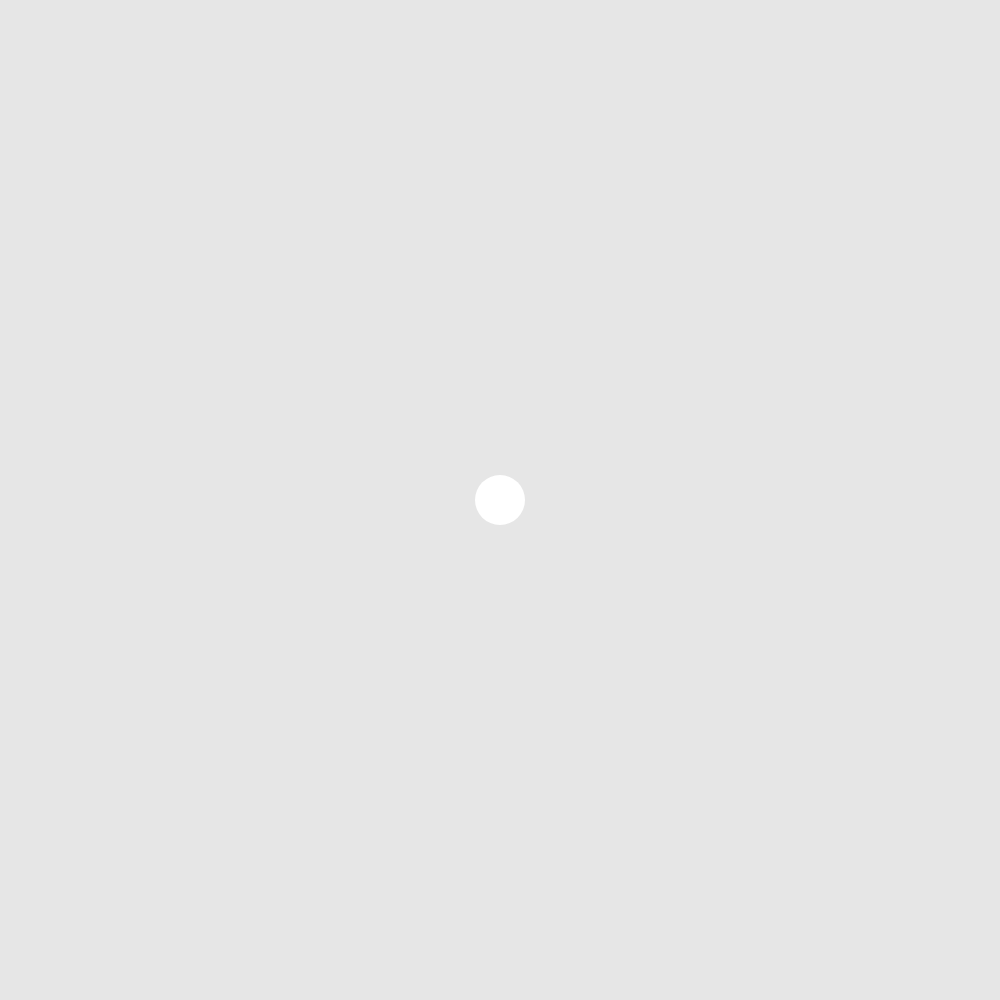
Frame 1 (no input)
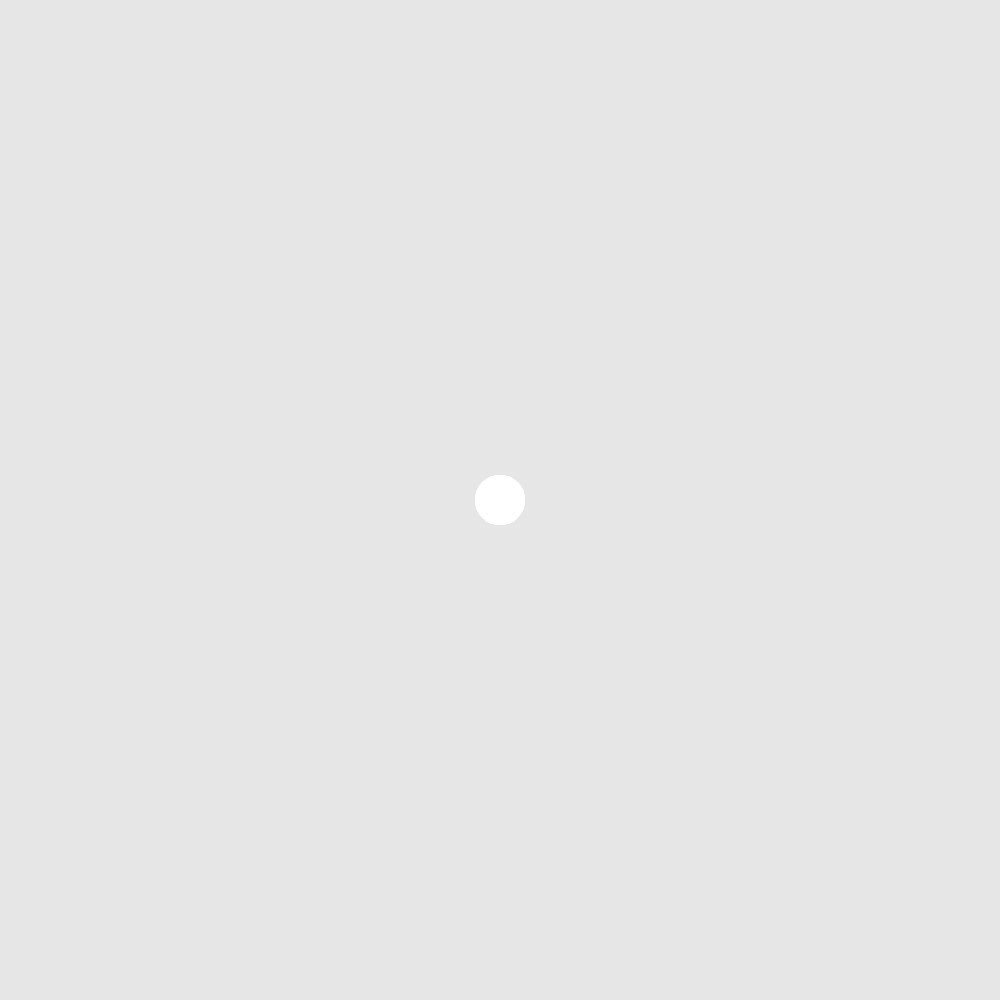
Frame 60 (no input)
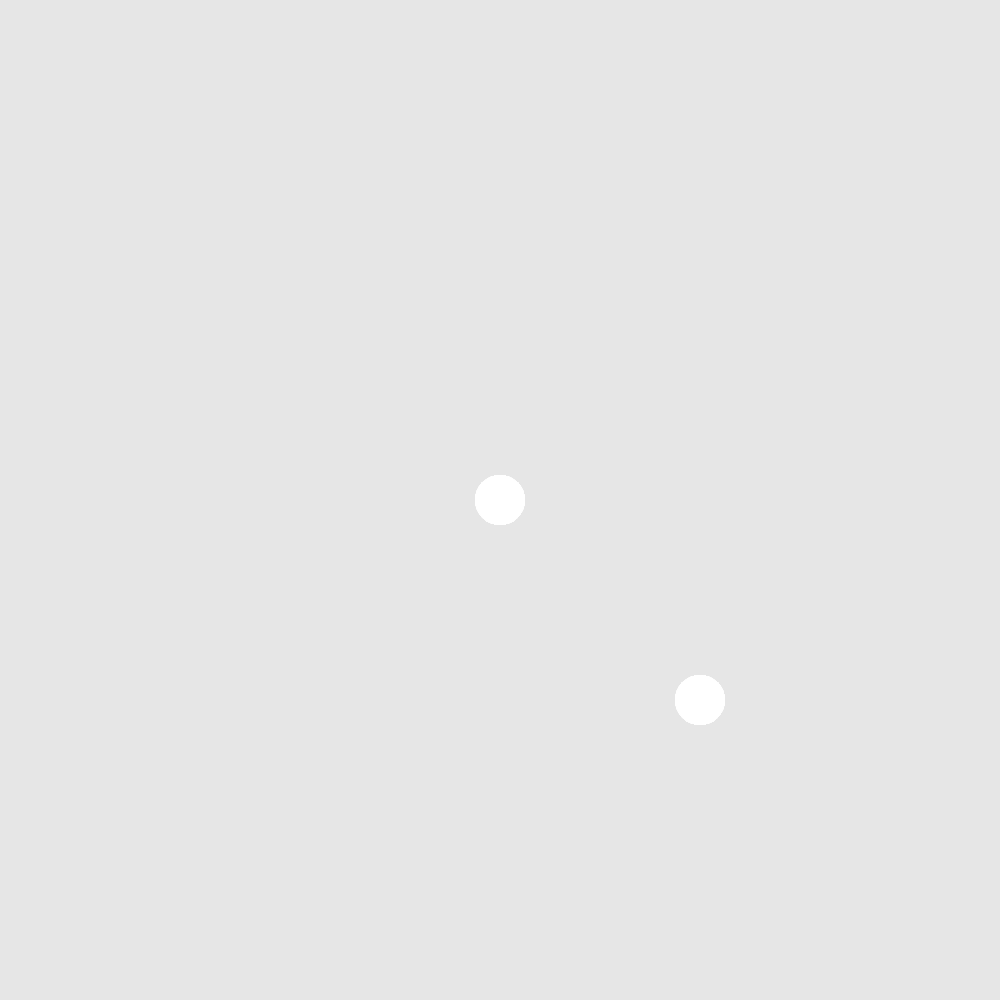
Frame 120 (the mouse pressed at the canvas centre since frame 60)

The p5.js sketch that drew these frames (run headless with seeded random() and noise() and a simulated clock; from frame 60 on, the mouse is pressed at the canvas centre):

// p5.js sketch
// ── sketch.js
function setup() {
  createCanvas(1000, 1000);
  background(backgroundCol);
}
let ball = {
  x:500,
  y:500,
  speedX:0,
  speedY:0,
};
let speedCap = 200;
let backgroundCol = 230;
let speedChange = 1;
function draw() {
//background(backgroundCol);
                    //limiting to speedCap..
  if(ball.speedX > speedCap) {
    ball.speedX = speedCap;
  } else if(ball.speedY > speedCap) {
    ball.speedY = speedCap;
  }


  movingBallWithMouse();

  ball.x += ball.speedX;
  ball.y += ball.speedY;
  noStroke();
  ellipse(ball.x, ball.y, 50, 50);

  boundaries();
}
                     //move ball with mouse
function movingBallWithMouse() {
                     //creating variable for mouse movement speed
  let mouseSpeedX = mouseX - pmouseX;
  let mouseSpeedY = mouseY - pmouseY;
                     //setting speed cap
                     //on influence of the mouse on ball speed
  if(mouseIsPressed) {
    if(mouseSpeedX > speedCap) {
       mouseSpeedX = speedCap;
       //console.log("Mouse speed X over cap");
    } else if(mouseSpeedX < speedCap * -1) {
       mouseSpeedX = speedCap * -1;
       //console.log("Mouse speed X over cap");
    }
      if(mouseSpeedY > speedCap) {
       mouseSpeedY = speedCap;
       //console.log("Mouse speed Y over cap");
    } else if(mouseSpeedY < speedCap * -1) {
       mouseSpeedY = speedCap * -1;
       //console.log("Mouse speed Y over cap");
    }
    ball.speedX = mouseSpeedX;
    ball.speedY = mouseSpeedY;
  }
}
                     //bouncing off boundaries
function boundaries() {
  //checking boundaries
  if(ball.x > width) {
    ball.x = width;
    ball.speedX = ball.speedX * -1;

    fill(random(255), random(255), random(255));
  } else if(ball.x  < 0) {
    ball.x = 0;
    ball.speedX = ball.speedX * -1;

    fill(random(255), random(255), random(255));
  } else if(ball.y > height) {
    ball.y = height;
    ball.speedY = ball.speedY * -1;

    fill(random(255), random(255), random(255));
  } else if (ball.y < 0) {
    ball.y = 0;
    ball.speedY = ball.speedY * -1;
    fill(random(255), random(255), random(255));
  }
}

                     //reset button
function keyPressed() {
  if(keyCode == 103) {
    speedChange += 1;
    console.log(speedChange);
  } else if(keyCode == 97) {
    speedChange -= 1;
    console.log(speedChange);
  }

  if(keyCode == 100) {
    ball.speedX += speedChange;;
    //console.log("changed X velocity by 1")
  }
  if(keyCode == 102) {
    ball.speedX -= speedChange;;
    //console.log("changed X velocity by 1")
  }
  if(keyCode == 98) {
    ball.speedY += speedChange;
    //console.log("changed Y velocity by 1");
  }
  if(keyCode == 104) {
    ball.speedY -= speedChange;
    //console.log("changed Y velocity by 1");
  }
  if(key == "r"){
    background(backgroundCol);
    fill(backgroundCol);
    ball.x = width / 2;
    ball.y = height / 2;
    ball.speedX = 0;
    ball.speedY = 0;
  }
}
